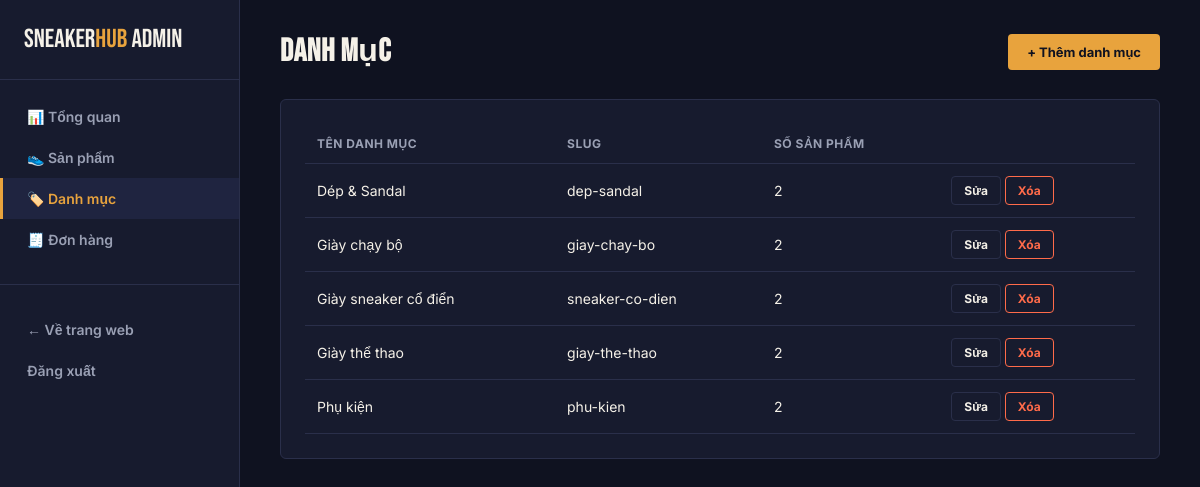
Screenshot of /admin/categories.php (signed in) with the database file from the repository.
### tables this page shows
CREATE TABLE categories (
    id INT AUTO_INCREMENT PRIMARY KEY,
    name VARCHAR(100) NOT NULL,
    slug VARCHAR(100) NOT NULL UNIQUE
);

### includes/functions.php (called while the page is built, shortened)
<?php
function e($str) {
    return htmlspecialchars($str ?? '', ENT_QUOTES, 'UTF-8');
}

### admin/categories.php (the view, shortened to what this page needs)
<?php
require '../config/db.php';
require '../includes/functions.php';
$categories = $pdo->query("SELECT c.*, (SELECT COUNT(*) FROM products p WHERE p.category_id = c.id) AS product_count
                            FROM categories c ORDER BY c.name")->fetchAll();
require 'includes/admin_header.php';
?>
<div class="admin-topbar">
    <h1>Danh mục</h1>
    <a href="category-form.php" class="btn btn-primary">+ Thêm danh mục</a>
</div>
<div class="admin-card">
    <table class="admin-table">
        <thead><tr><th>Tên danh mục</th><th>Slug</th><th>Số sản phẩm</th><th></th></tr></thead>
        <tbody>
        <?php foreach ($categories as $c): ?>
            <tr>
                <td><?php echo e($c['name']); ?></td>
                <td><?php echo e($c['slug']); ?></td>
                <td><?php echo (int) $c['product_count']; ?></td>
                <td>
                    <a href="category-form.php?id=<?php echo $c['id']; ?>" class="btn btn-outline btn-sm">Sửa</a>
                    <a href="categories.php?delete=<?php echo $c['id']; ?>" class="btn btn-danger btn-sm confirm-delete">Xóa</a>
                </td>
            </tr>
        <?php endforeach; ?>
        </tbody>
    </table>
</div>
<?php require 'includes/admin_footer.php'; ?>

### assets/css/admin.css (style rules this page uses)
:root { --a-bg: #0F1220; --a-surface: #171B2E; --a-surface-2: #1F2440; --a-border: #2A2F4A; --a-accent: #E8A33D; --a-accent-2: #FF6B4A; --a-text: #F5F1E8; --a-text-muted: #9AA0B4; --a-success: #4CAF7D; }
* { box-sizing: border-box; }
body { margin: 0; background: var(--a-bg); color: var(--a-text); font-family: 'Inter', sans-serif; }
a { color: inherit; text-decoration: none; }
.admin-topbar { display: flex; justify-content: space-between; align-items: center; margin-bottom: 28px; }
.admin-topbar h1 { font-family: 'Bebas Neue', sans-serif; font-size: 32px; margin: 0; letter-spacing: 0.5px; }
.admin-card { background: var(--a-surface); border: 1px solid var(--a-border); border-radius: 6px; padding: 24px; margin-bottom: 24px; }
table.admin-table { width: 100%; border-collapse: collapse; }
table.admin-table th { text-align: left; padding: 12px; font-size: 12px; text-transform: uppercase; letter-spacing: .5px; color: var(--a-text-muted); border-bottom: 1px solid var(--a-border); }
table.admin-table td { padding: 12px; border-bottom: 1px solid var(--a-border); font-size: 14px; vertical-align: middle; }
.btn { display: inline-block; padding: 9px 18px; border-radius: 4px; font-weight: 700; font-size: 13px; cursor: pointer; border: 1px solid transparent; }
.btn-primary { background: var(--a-accent); color: var(--a-bg); }
.btn-outline { background: transparent; border-color: var(--a-border); color: var(--a-text); }
.btn-danger { background: transparent; border: 1px solid var(--a-accent-2); color: var(--a-accent-2); }
.btn-sm { padding: 6px 12px; font-size: 12px; }

### rows the page displays
categories: name "Dép & Sandal", slug "dep-sandal", product_count "2"
categories: name "Giày chạy bộ", slug "giay-chay-bo", product_count "2"
categories: name "Giày sneaker cổ điển", slug "sneaker-co-dien", product_count "2"
categories: name "Giày thể thao", slug "giay-the-thao", product_count "2"
categories: name "Phụ kiện", slug "phu-kien", product_count "2"
